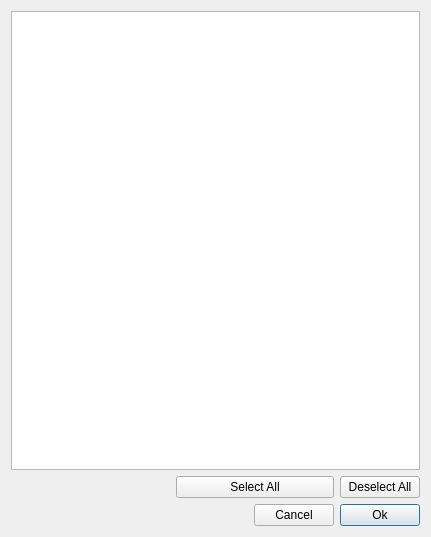
<?xml version="1.0" encoding="UTF-8"?>
<ui version="4.0">
 <class>LayerStyleCategoriesDialog</class>
 <widget class="QDialog" name="LayerStyleCategoriesDialog">
  <property name="geometry">
   <rect>
    <x>0</x>
    <y>0</y>
    <width>431</width>
    <height>537</height>
   </rect>
  </property>
  <property name="windowTitle">
   <string>Layer Style Categories</string>
  </property>
  <layout class="QGridLayout" name="gridLayout">
   <item row="0" column="0" colspan="3">
    <widget class="QListView" name="style_categories_list_view"/>
   </item>
   <item row="2" column="2">
    <widget class="QPushButton" name="ok_button">
     <property name="text">
      <string>Ok</string>
     </property>
     <property name="default">
      <bool>true</bool>
     </property>
    </widget>
   </item>
   <item row="1" column="2">
    <widget class="QPushButton" name="deselectall_button">
     <property name="text">
      <string>Deselect All</string>
     </property>
    </widget>
   </item>
   <item row="1" column="1">
    <widget class="QPushButton" name="selectall_button">
     <property name="text">
      <string>Select All</string>
     </property>
    </widget>
   </item>
   <item row="2" column="1">
    <widget class="QDialogButtonBox" name="button_box">
     <property name="orientation">
      <enum>Qt::Horizontal</enum>
     </property>
     <property name="standardButtons">
      <set>QDialogButtonBox::Cancel</set>
     </property>
    </widget>
   </item>
   <item row="1" column="0">
    <spacer name="horizontalSpacer">
     <property name="orientation">
      <enum>Qt::Horizontal</enum>
     </property>
     <property name="sizeHint" stdset="0">
      <size>
       <width>40</width>
       <height>20</height>
      </size>
     </property>
    </spacer>
   </item>
  </layout>
 </widget>
 <resources/>
 <connections>
  <connection>
   <sender>button_box</sender>
   <signal>accepted()</signal>
   <receiver>LayerStyleCategoriesDialog</receiver>
   <slot>accept()</slot>
   <hints>
    <hint type="sourcelabel">
     <x>248</x>
     <y>254</y>
    </hint>
    <hint type="destinationlabel">
     <x>157</x>
     <y>274</y>
    </hint>
   </hints>
  </connection>
  <connection>
   <sender>button_box</sender>
   <signal>rejected()</signal>
   <receiver>LayerStyleCategoriesDialog</receiver>
   <slot>reject()</slot>
   <hints>
    <hint type="sourcelabel">
     <x>316</x>
     <y>260</y>
    </hint>
    <hint type="destinationlabel">
     <x>286</x>
     <y>274</y>
    </hint>
   </hints>
  </connection>
 </connections>
</ui>
